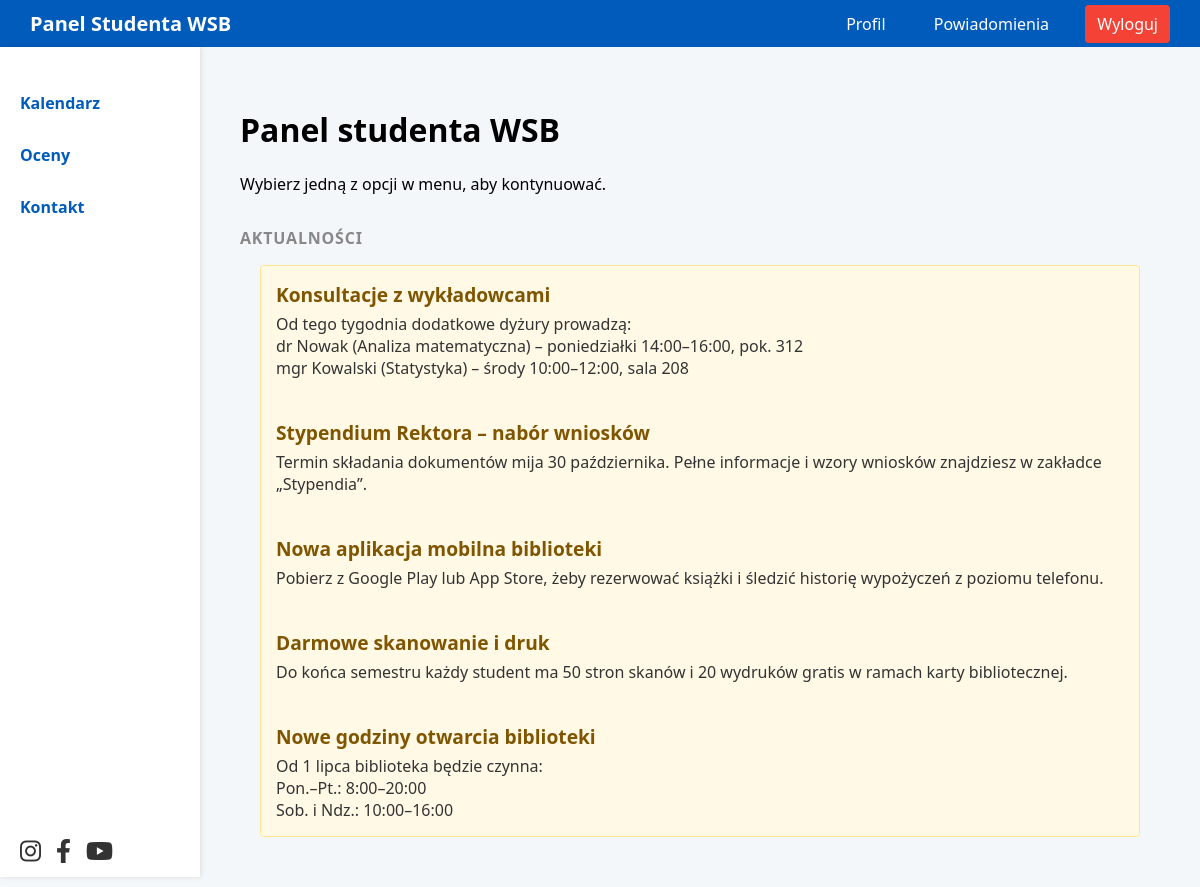
The app's page / (signed in) with its own data.
### main/models.py (models this page shows, shortened)
class AdminMessage(models.Model):
    class Meta:
        verbose_name = "Wiadomość administratora"
        verbose_name_plural = "Wiadomości administratora"
    title = models.CharField(max_length=200)
    content = models.TextField()
    active = models.BooleanField(default=True)
    created_at = models.DateTimeField(auto_now_add=True)

### main/views.py (the view)
# urls.py: path('', panel_studenta, name='panel_studenta'),
@login_required
def panel_studenta(request):
    admin_messages = AdminMessage.objects.filter(active=True).order_by('-created_at')
    return render(request, 'panel.html', {
        'admin_messages': admin_messages,
    })

### main/templates/panel.html (shortened to what this page needs)
{% load static %}
<!DOCTYPE html>
<html lang="pl">
<head>
    <link rel="stylesheet" href="{% static 'main/css/style.css' %}">
    <link href='https://cdn.jsdelivr.net/npm/fullcalendar@5.11.0/main.min.css' rel='stylesheet' />
<link rel="stylesheet" href="https://cdnjs.cloudflare.com/ajax/libs/font-awesome/6.4.0/css/all.min.css"/>
</head>
<body>
    <div class="top-bar">
            <div><a href="{% url 'panel_studenta' %}" class="logo-link"><strong>Panel Studenta WSB</strong></a></div>
        <div class="right-buttons">
            <a href="#" id="btn-profile">Profil</a>
            <a href="#" id="btn-notifications">Powiadomienia</a>
            <a href="/logout/">Wyloguj</a>
        </div>
    </div>
    <div class="sidebar">
        <a href="#" id="btn-kalendarz">Kalendarz</a>
        <a href="#" id="btn-oceny">Oceny</a>
        <a href="#" id="btn-kontakt">Kontakt</a>
    </div>
    <div class="content" id="content">
        <h1>Panel studenta WSB</h1>
        <p>Wybierz jedną z opcji w menu, aby kontynuować.</p>
        <h2 class="aktualnosci-label">AKTUALNOŚCI</h2>
    {% if admin_messages %}
    <div class="admin-messages">
      {% for msg in admin_messages %}
      <div class="admin-message">
        <h3>{{ msg.title }}</h3>
        <p>{{ msg.content|linebreaks }}</p>
      </div>
      {% endfor %}
    </div>
    {% endif %}
    </div>
{% load static %}
<div class="social-fixed">
  <a href="https://www.instagram.com/accounts/login/" target="_blank" aria-label="Instagram">
    <i class="fab fa-instagram"></i>
  </a>
  <a href="https://www.facebook.com/" target="_blank" aria-label="Facebook">
    <i class="fab fa-facebook-f"></i>
  </a>
  <a href="https://www.youtube.com/" target="_blank" aria-label="YouTube">
    <i class="fab fa-youtube"></i>
  </a>
</div>
</body>
</html>

### main/static/main/css/style.css (style rules this page uses)
.top-bar { display: flex; justify-content: space-between; align-items: center; background-color: #0054a6; padding: 0.75rem 1rem; color: white; }
.top-bar > div:first-child { font-size: 1.25rem; font-weight: bold; }
.top-bar .right-buttons a { color: white; text-decoration: none; margin-left: 1rem; padding: 0.5rem 0.75rem; border-radius: 0.25rem; transition: background-color 0.2s; font-weight: 500; }
.top-bar .right-buttons a:last-child { background-color: #f44336; }
.admin-messages { margin: 20px; margin: 10px 20px; background: #fff9e6; padding: 15px; border: 1px solid #ffe58f; border-radius: 4px; }
.admin-message + .admin-message { margin-top: 40px; }
.admin-message h3 { margin: 0 0 5px; font-size: 1.2rem; color: #805500; }
.admin-message p { margin: 0; font-size: 1rem; color: #333; }
.aktualnosci-label { margin-top: 2rem; margin-bottom: 1rem; font-size: 1rem; font-weight: 600; color: #888; text-transform: uppercase; letter-spacing: 0.05em; }

### main/templates/panel.html (style rules this page uses)
body { margin: 0; font-family: 'Segoe UI', sans-serif; background-color: #f4f7fa; }
.top-bar { background-color: #005bbb; color: white; padding: 10px 30px; display: flex; justify-content: space-between; align-items: center; }
.top-bar .right-buttons a { color: white; text-decoration: none; margin-left: 20px; font-weight: 500; }
.sidebar { width: 200px; background-color: white; padding-top: 30px; position: fixed; height: 100vh; box-shadow: 1px 0 5px rgba(0,0,0,0.1); }
.sidebar a { display: block; padding: 15px 20px; color: #005bbb; font-weight: 600; text-decoration: none; }
.content { margin-left: 200px; padding: 40px; }
.logo-link { color: white; text-decoration: none; }
.social-fixed { position: fixed; bottom: 20px; left: 20px; display: flex; gap: 15px; z-index: 1000; }
.social-fixed a { font-size: 1.5rem; color: #333; transition: color .2s; }

### records on screen
AdminMessage: title "Konsultacje z wykładowcami", content "Od tego tygodnia dodatkowe dyżury prowadzą: dr Nowak (Analiza matematyczna) – poniedziałki 14:00–16:00, pok. 312 mgr Kowalski (Statystyka) – środy 10:00–12:00, sala 208"
AdminMessage: title "Stypendium Rektora – nabór wniosków", content "Termin składania dokumentów mija 30 października. Pełne informacje i wzory wniosków znajdziesz w zakładce „Stypendia”."
AdminMessage: title "Nowa aplikacja mobilna biblioteki", content "Pobierz z Google Play lub App Store, żeby rezerwować książki i śledzić historię wypożyczeń z poziomu telefonu."
AdminMessage: title "Darmowe skanowanie i druk", content "Do końca semestru każdy student ma 50 stron skanów i 20 wydruków gratis w ramach karty bibliotecznej."
AdminMessage: title "Nowe godziny otwarcia biblioteki", content "Od 1 lipca biblioteka będzie czynna: Pon.–Pt.: 8:00–20:00 Sob. i Ndz.: 10:00–16:00"
